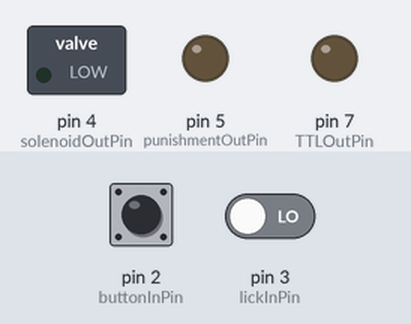
Recording of a sketch running on a simulated Arduino Uno, built with avr-gcc and run on an emulated ATmega328P. On the bench: switched loads named in the sketch (green lamp = pin HIGH), output pins drawn as LEDs (lit = HIGH). Inputs (shaded band) come from the test bench; at power-on: pin 2 (buttonInPin) LOW, pin 3 (lickInPin) LOW. Pins used as bus, display or sensor lines are not drawn; what the sketch prints to the serial monitor is not drawn.

Above: at 1.2 s.
1.3 s: pin 2 (buttonInPin) pulled HIGH for 0.15 s
4.4 s: pin 3 (lickInPin) driven HIGH
Timing chart, 0 to 8.9 s (numbered marks = the images above; inputs shaded):
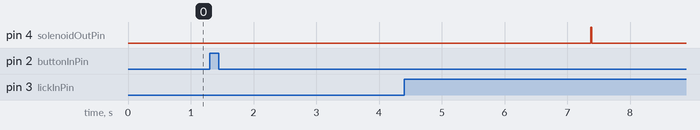

The sketch:

olfactory_lickometer_2oTTL.ino
```cpp
#include <elapsedMillis.h>

int nb_blocks = 3;
int nb_trials_per_block=100;
int duration_odor_sampling = 1000;
int duration_wait = 1000;
int duration_outcome = 1000;
int duration_interstimulus_interval = 1000;
int start_assessment_window=1000;
int duration_assessment_window=1000;
int odors[]={1,2}; // odor valves (9 is reserved for blank)
int odor_valence[]={1,0};
String odor_name[]={"EUG","ETHYLACET"};
int nb_odors=2;

// wiring info
const byte buttonInPin = 2;
const byte triggerOutPin = 6;
const byte TTLOutPin = 7;
const byte lickInPin = 3;
const byte solenoidOutPin = 4;
const byte punishmentOutPin = 5;

// parameters of TTL & flow
const int pulse_length = 100;
const int reward_solenoid_length=15;
const int punishment_airpuff_duration=500;

elapsedMillis timer;

void setup() {
  pinMode(buttonInPin,INPUT);
  pinMode(triggerOutPin,OUTPUT);
  pinMode(TTLOutPin,OUTPUT);
  pinMode(lickInPin,INPUT);
  pinMode(solenoidOutPin,OUTPUT);
  pinMode(punishmentOutPin,OUTPUT);

  digitalWrite(triggerOutPin,LOW);
  digitalWrite(TTLOutPin,LOW);
  digitalWrite(solenoidOutPin,LOW);
  digitalWrite(punishmentOutPin,LOW);

  Serial.begin(9600);
     Serial.print(millis());
     Serial.println(",CONOK,1");

}


void loop() {
  int state = digitalRead(buttonInPin);
  if (state == HIGH) {
    olfStim(); //trigger stimuli
  }
}

// TTL for triggering Intan recording
void sendTrigger() {
  digitalWrite(triggerOutPin, HIGH);
  delay(pulse_length);
  digitalWrite(triggerOutPin, LOW);
}


void olfStim() {

  for (int current_block = 1; current_block < (nb_blocks + 1); current_block++) {
    int order[nb_trials_per_block];
    for(int i = 0; i < nb_trials_per_block; i++){
      order[i]=i%2+1;
    }
    Serial.print(String(millis()));
    Serial.print(",BIP,");
    Serial.print(String(current_block));
    Serial.print(",");
    Serial.print(String(nb_trials_per_block));
    Serial.print(",");
    Serial.println(String(nb_odors));

    Serial.print(String(millis()));
    Serial.print(",BID,");
    Serial.print(String(current_block));
    Serial.print(",");
    Serial.print(String(duration_odor_sampling));
    Serial.print(",");
    Serial.print(String(duration_wait));
    Serial.print(",");
    Serial.print(String(duration_outcome));
    Serial.print(",");
    Serial.println(String(duration_interstimulus_interval));

    Serial.print(String(millis()));
    Serial.print(",BIW,");
    Serial.print(String(current_block));
    Serial.print(",");
    Serial.print(String(start_assessment_window));
    Serial.print(",");
    Serial.println(String(duration_assessment_window));

    for(int i=0; i<nb_odors; i++){
      Serial.print(String(millis()));
      Serial.print(",BIO,");
      Serial.print(String(current_block));
      Serial.print(",");
      Serial.print(String(i+1));
      Serial.print(",");
      Serial.print(odor_name[i]);
      Serial.print(",");
      Serial.print(String(odor_valence[i]));
      Serial.print(",");
      Serial.println(String(odors[i]));
    }

    for (int current_odor=0; current_odor < nb_trials_per_block; current_odor++) {
      Serial.print(String(millis()));
      Serial.print(",O,");
      Serial.print(String(current_block));
      Serial.print(",");
      Serial.print(String(current_odor+1));
      Serial.print(",");
      Serial.println(String(order[current_odor]));

      //deliver odorant
      byte odor_on=1;
      byte outcome_on=0;
      byte outcome_code=odor_valence[order[current_odor]];
      byte outcome_pin;
      if(outcome_code == 2){
        outcome_pin = punishmentOutPin;
      }
      else{
        outcome_pin = solenoidOutPin;
      }

      unsigned long start_count_time;
      start_count_time=millis();
      byte lastLickState=0;
      byte lickState=0;
      int countLicks=0;
      int state=0;

      sendTrigger();

      while(state < 4){
        lickState=digitalRead(lickInPin);
        if(lickState != lastLickState){
          if(lickState == HIGH){
            countLicks++;
            Serial.print(String(millis()));
            Serial.print(",L,");
            Serial.print(String(current_block));
            Serial.print(",");
            Serial.print(String(current_odor+1));
            Serial.print(",");
            Serial.print(String(countLicks));
            Serial.println(",1");
          }
          else{
            Serial.print(String(millis()));
            Serial.print(",L,");
            Serial.print(String(current_block));
            Serial.print(",");
            Serial.print(String(current_odor+1));
            Serial.print(",");
            Serial.print(String(countLicks));
            Serial.println(",0");
          }
          lastLickState=lickState;
        }
        switch(state)
        {
          case 0:
            if(millis() > (start_count_time + duration_odor_sampling)){
              state=1;
            }
            break;
          case 1:
            if(odor_on == 1){
                //present blank between odorants
                odor_on=0;
            }
            else if(millis() > (start_count_time + duration_odor_sampling + duration_wait)){
              state=2;
            }
            break;
          case 2:
            if((outcome_on == 0) && (outcome_code != 0)){
              digitalWrite(outcome_pin,HIGH);
              outcome_on=1;
              if(outcome_code == 1){
                delay(reward_solenoid_length);
                digitalWrite(solenoidOutPin,LOW);
                outcome_on=2;
              }
              Serial.print(String(millis()));
              Serial.print(",US,");
              Serial.print(String(current_block));
              Serial.print(",");
              Serial.print(String(current_odor+1));
              Serial.print(",");
              Serial.print(String(outcome_code));
              Serial.println(",1");
            }
            else if(millis() > (start_count_time + duration_odor_sampling + duration_wait + duration_outcome)){
              state=3;
            }
            break;
          case 3:
            digitalWrite(outcome_pin,LOW);
            state=4;
            break;
          default:
            state=0;
            break;
        }
      }

      delay(duration_interstimulus_interval);
    }
}
Serial.println("KILL");
}
```

Measured:
- after the input at 1.3 s, every drawn part: stays the same
